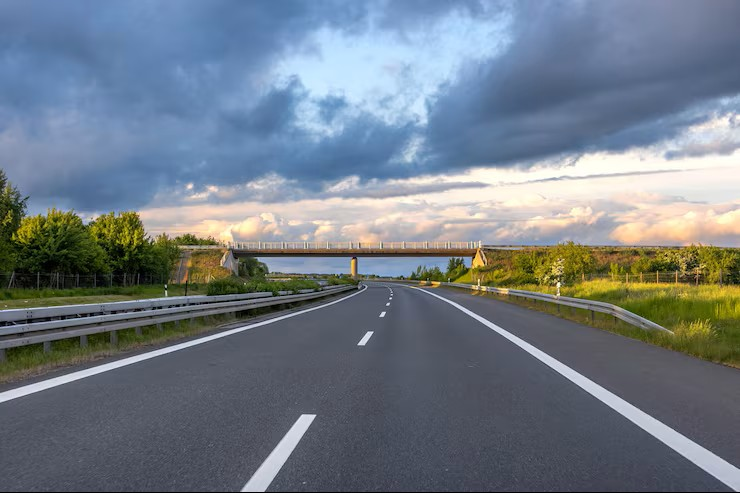
#> input picture road.jpg, 740 x 493 px
$ python lane_detector.py
#> lines starting #> are read from the running program, lines starting #| are printed output that depends on the picture; after the words box and inside, x2 and y2 are one past the last pixel; in counts of white or black regions, pixels touching at a corner belong together
import os
import cv2
import numpy as np

base_dir = os.path.dirname(os.path.abspath(__file__)) #to find path of img file
image_path = os.path.join(base_dir, "road.jpg")

image = cv2.imread(image_path) #loading the image
#> image is the input picture: shape (493, 740, 3); mean B, G, R 134, 123.9, 113.8

if image is None:
    print(f"Error: Could not find 'road.jpg' in {base_dir}")
    exit()

hsv = cv2.cvtColor(image, cv2.COLOR_BGR2HSV) #converting to HSV
#> hsv: shape (493, 740, 3); mean H, S, V 90.8, 75.8, 144.6
'what it is -> HSV - hue, saturation, value(brightness); '

# Color bounds for white lanes
lower_white = np.array([0, 0, 175])
upper_white = np.array([180, 65, 255])
white_mask = cv2.inRange(hsv, lower_white, upper_white)
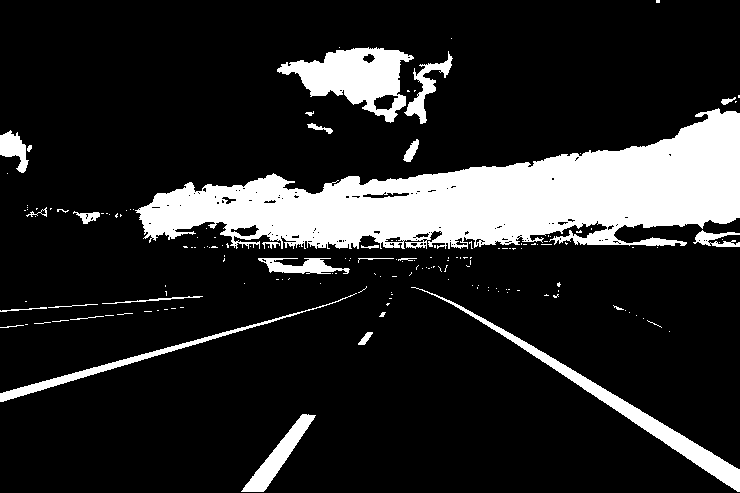
#> white_mask: shape (493, 740); 16.1% white; 168 white regions (139 under 20 px), largest, box (x1, y1, x2, y2) and area: (135, 108, 740, 249) 41879, (277, 47, 414, 123) 5043, (411, 287, 740, 492) 3939

# Color bounds for yellow lanes
lower_yellow = np.array([15, 70, 80])
upper_yellow = np.array([40, 255, 255])
yellow_mask = cv2.inRange(hsv, lower_yellow, upper_yellow)
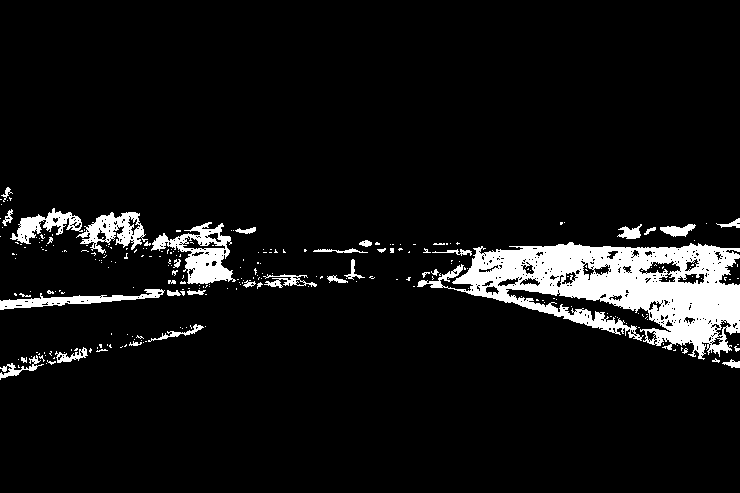
#> yellow_mask: shape (493, 740); 7.3% white; 267 white regions (230 under 20 px), largest, box (x1, y1, x2, y2) and area: (417, 242, 740, 360) 17374, (151, 222, 236, 284) 2200, (76, 212, 148, 254) 1361

lane_mask = cv2.bitwise_or(white_mask, yellow_mask) #combined
#> lane_mask: shape (493, 740); 23.4% white; 333 white regions (293 under 20 px), largest, box (x1, y1, x2, y2) and area: (10, 108, 740, 360) 65856, (277, 47, 414, 123) 5043, (411, 286, 740, 492) 3941
filtered_image = cv2.bitwise_and(image, image, mask=lane_mask)
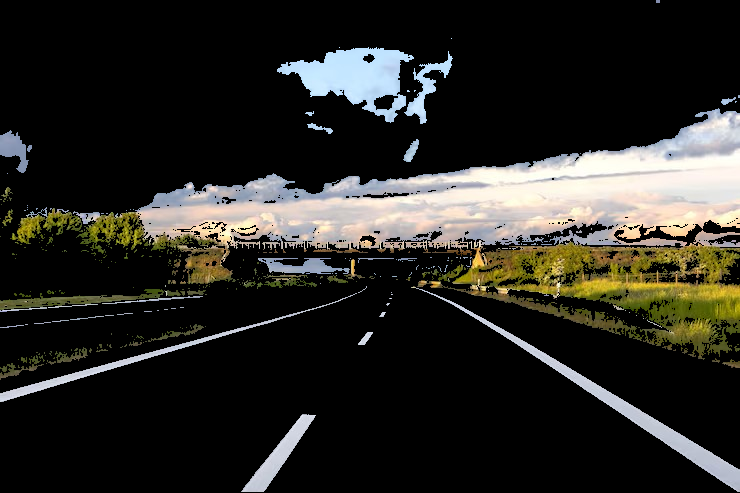
#> filtered_image: shape (493, 740, 3); mean B, G, R 37.1, 41.7, 42.7

gray = cv2.cvtColor(filtered_image, cv2.COLOR_BGR2GRAY) #gaussian blur
blurred = cv2.GaussianBlur(gray, (5, 5), 0)
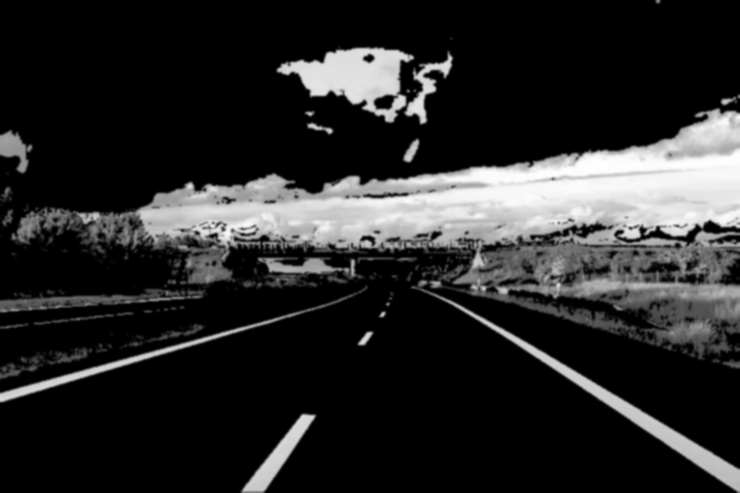
#> blurred: shape (493, 740); min 0, max 254, mean 41.5

edges = cv2.Canny(blurred, 50, 150) #canny edge
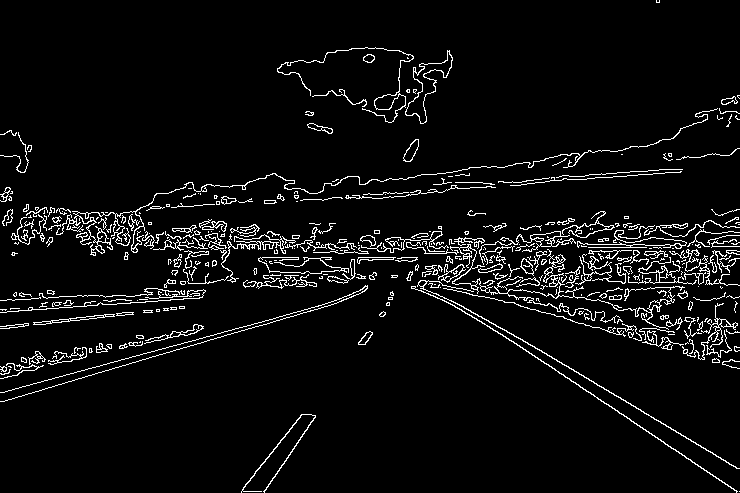
#> edges: shape (493, 740); 5.3% white in thin lines or dots

#region of interest (roi) masking
height, width = edges.shape
#> height = 493; width = 740

polygon = np.array([[
    (int(width * 0.05), height),
    (int(width * 0.40), int(height * 0.60)),
    (int(width * 0.65), int(height * 0.60)),
    (int(width * 0.98), height)
]], dtype=np.int32)

roi_mask = np.zeros_like(edges)
cv2.fillPoly(roi_mask, polygon, 255)
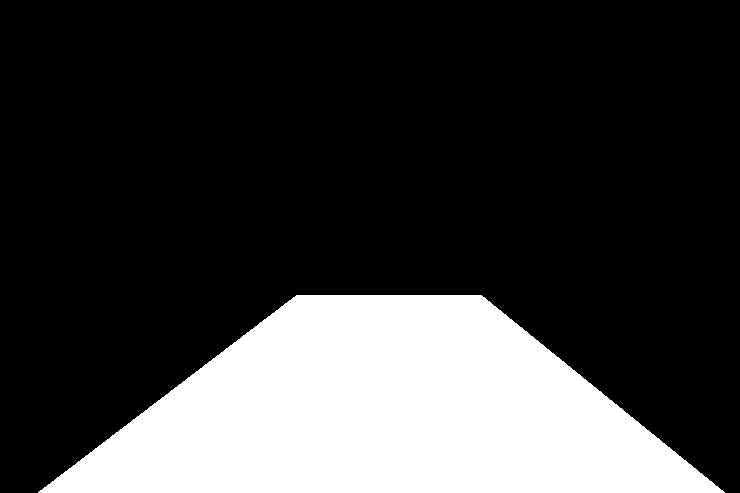
#> roi_mask: shape (493, 740); 23.7% white; 1 white region, box (x1, y1, x2, y2) and area: (38, 295, 725, 493) 86480
roi_edges = cv2.bitwise_and(edges, roi_mask)
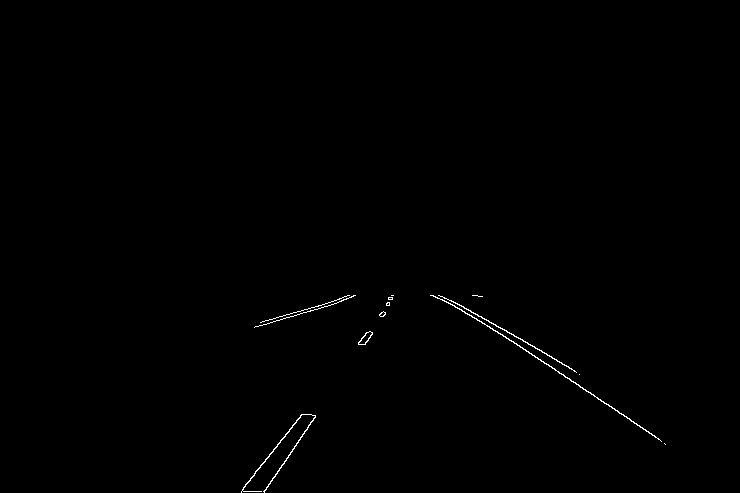
#> roi_edges: shape (493, 740); 0.33% white in thin lines or dots, all inside (x1, y1, x2, y2) = (241, 295, 666, 493)

#saving
cv2.imwrite(os.path.join(base_dir, "1_original.jpg"), image)
cv2.imwrite(os.path.join(base_dir, "2_hsv_mask.jpg"), filtered_image)
cv2.imwrite(os.path.join(base_dir, "3_gaussian_blur.jpg"), blurred)
cv2.imwrite(os.path.join(base_dir, "4_canny_edges.jpg"), edges)
cv2.imwrite(os.path.join(base_dir, "5_roi_edges.jpg"), roi_edges)

print("Pipeline execution complete! Saved all images.")
